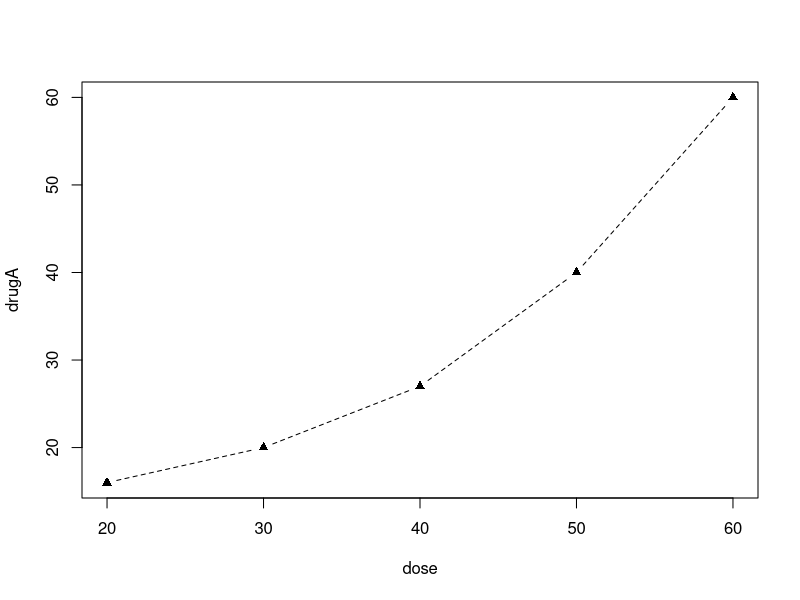
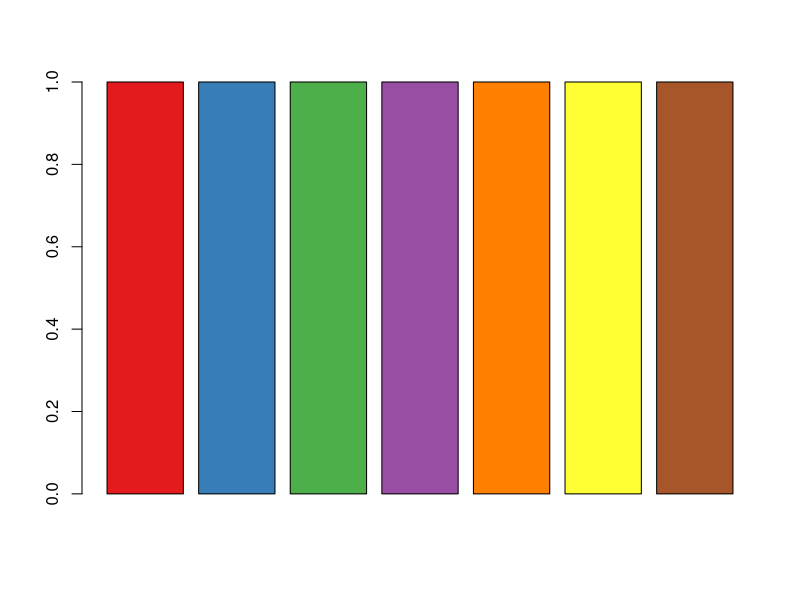
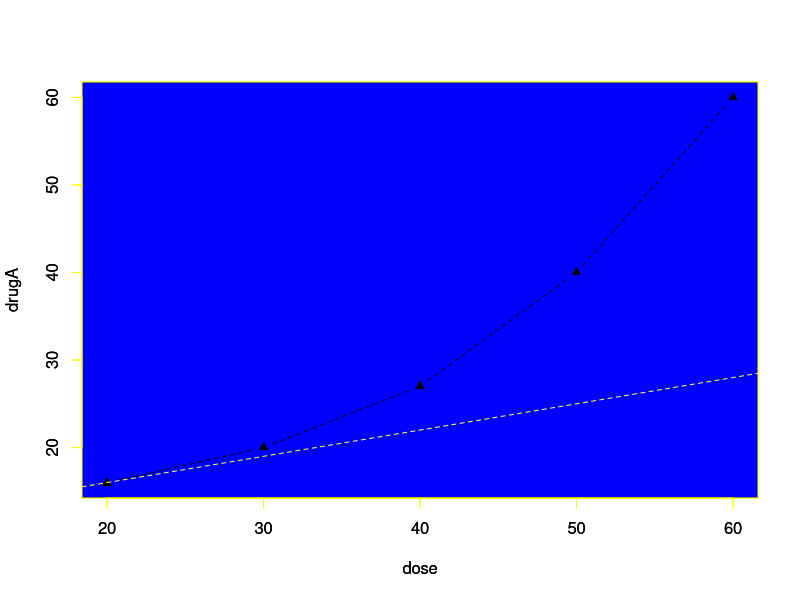

Write the R code that produced these figures, in order.
## ---- chunk 1
dose <- seq(20,60,10)
drugA <- c(16,20,27,40,60)
drugB <- c(15,18,25,31,40)
## ---- chunk 2
opar <- par(no.readonly=TRUE)
par(lty=2, pch=17)
plot(dose, drugA, type="b")
par(opar)
## ---- chunk 3
library(RColorBrewer)
n <-7
mycolors <- brewer.pal(n, "Set1")
barplot(rep(1,n), col=mycolors)
## ---- chunk 4
opar <- par(no.readonly=TRUE)
par(lty=2, pch=17)

plot(dose, drugA, type="b", 
     fg='yellow', bg = 'blue' )
abline(a = 10, b = 0.3, col= mycolors[6])
rect(par("usr")[1], par("usr")[3], par("usr")[2],par("usr")[4], col="blue")
par(new= TRUE)
plot(dose, drugA, type="b", 
     fg='yellow' )
abline(a = 10, b = 0.3, col= mycolors[6])

par(opar)
